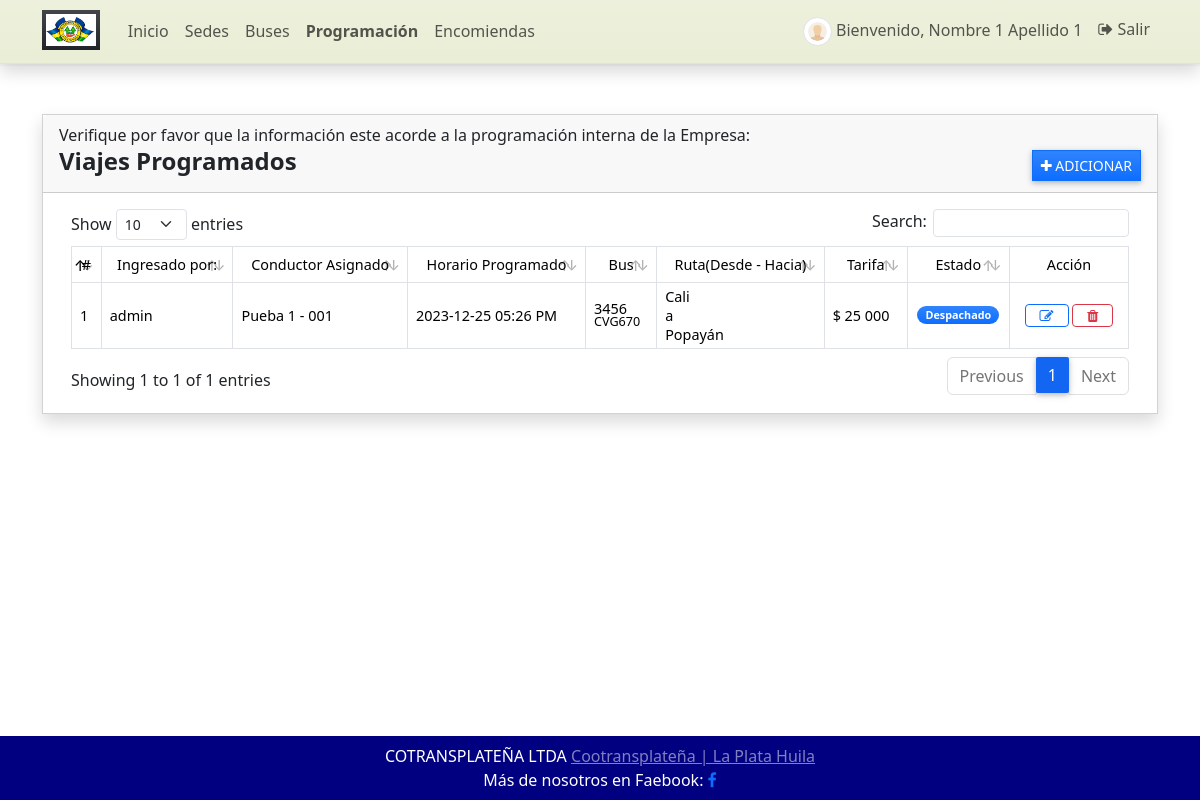
The app's page /programacion (signed in), older data.
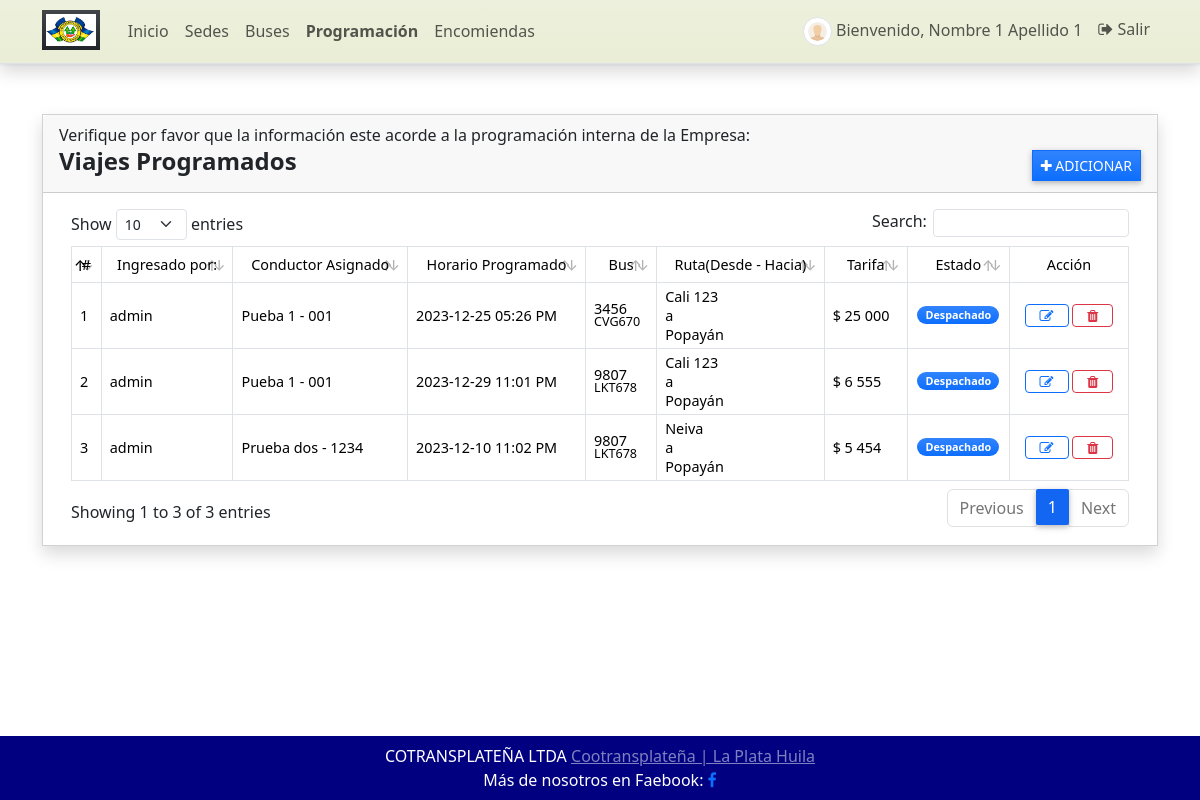
The same page, newer data.
### GestorApp/models.py (models this page shows, shortened)
class Programacion(models.Model):
    codigo = models.CharField(max_length=100)
    bus = models.ForeignKey(Bus, on_delete=models.CASCADE)
    conductor = models.ForeignKey(Conductor, on_delete=models.CASCADE)
    origen = models.ForeignKey(Sede, on_delete=models.CASCADE, related_name='origen')
    destino = models.ForeignKey(Sede, on_delete=models.CASCADE, related_name='destino')
    programacion = models.DateTimeField()
    precio = models.IntegerField(default=0, validators=[MinValueValidator(5000), MaxValueValidator(75000)])
    estado = models.CharField(max_length=2, choices=(('0','Cancelado'),('1','Despachado')), default=1)
    fecha_creado = models.DateTimeField(default=timezone.now)
    fecha_actualizado = models.DateTimeField(auto_now=True)
    class Meta:
        verbose_name_plural = 'Programación'

class Conductor(models.Model): #
    conductor = models.CharField(max_length=100)
    codigo = models.CharField(max_length=100)
    cedula = models.CharField(max_length=100)
    estado = models.CharField(max_length=2, choices=(('1', 'Activo'), ('2', 'Inactivo')), default=1)
    def __str__(self):
        return str(self.conductor + ' - ' + self.codigo)
    class Meta:
        verbose_name_plural = 'Conductores'

class Bus(models.Model):
    propietario = models.ForeignKey(Propietario, on_delete=models.CASCADE, blank=True, null=True)
    numero_bus = models.CharField(max_length=5)
    placa_bus = models.CharField(max_length=8)
    asientos = models.PositiveIntegerField(default=0, validators=[MinValueValidator(1), MaxValueValidator(50)])
    estado = models.CharField(max_length=2, choices=(('1', 'Activo'), ('2', 'Inactivo'), ), default=1)
    fecha_creado = models.DateTimeField(default=timezone.now)
    fecha_actualizado = models.DateTimeField(auto_now=True)
    class Meta:
        verbose_name_plural = 'Buses'

class Sede(models.Model):
    sede = models.CharField(max_length=250)
    tipo = models.CharField(max_length=2, choices=(('1','Terminal'),('2','Oficina'),('3','Paradero')), default='1')
    fecha_creado = models.DateTimeField(default=timezone.now)
    fecha_actualizado = models.DateTimeField(auto_now=True)
    def __str__(self):
        return self.sede

### GestorApp/views.py (the view)
# urls.py: path('programacion', views.programacion, name='programacion-pagina'),
@login_required
def programacion(request: HttpRequest):
    context['page_title'] = "Progamación"
    programaciones = Programacion.objects.all()
    context['programaciones'] = programaciones
    return render(request, 'programacion.html', context)

### GestorApp/forms.py
class ActualizarContrasena(PasswordChangeForm):
    old_password = forms.CharField(
        widget=forms.PasswordInput(attrs={'class': 'form-control form-control-sm rounded-0'}),
        label="Contraseña Anterior")
    new_password1 = forms.CharField(
        widget=forms.PasswordInput(attrs={'class': 'form-control form-control-sm rounded-0'}),
        label="Nueva Constraseña")
    new_password2 = forms.CharField(
        widget=forms.PasswordInput(attrs={'class': 'form-control form-control-sm rounded-0'}),
        label="Confirmar Nueva Contraseña")
    class Meta:
        model = User
        fields = ('old_password', 'new_password1', 'new_password2')

### GestorApp/templates/programacion.html (shortened to what the changed rows need)
{% extends 'base.html' %}
{% load customfilter %}
{% load humanize %}
{% block Contenido %}
<div class="col-lg-12 col-md-12 col-sm-12 col-xs-12">
    <div class="card card-default rounded-0 shadow ">
        <div class="card-body">
            <div class="container-fluid">
                <table class="table table-bordered" id="despacho-lista">
                    <thead>
                        <tr class="bg-gradient bg-primary bg-opacity-50 text-light">
                            <th class="px-2 py-2 text-center">#</th>
                            <th class="px-2 py-2 text-center">Ingresado por:</th>
                            <th class="px-2 py-2 text-center">Conductor Asignado</th>
                            <th class="px-2 py-2 text-center">Horario Programado</th>
                            <th class="px-2 py-2 text-center">Bus  </th>
                            <th class="px-2 py-2 text-center">Ruta(Desde - Hacia)</th>
                            <th class="px-2 py-2 text-center">Tarifa</th>
                            <th class="px-2 py-2 text-center">Estado</th>
                            <th class="px-2 py-2 text-center">Acción</th>
                        </tr>
                    </thead>
                    <tbody>
                        {% for programacion in programaciones %}
                        <tr>
                            <td class="px-2 py-3 align-middle">{{ forloop.counter }}</td>
                            <td class="px-2 py-1 align-middle">{{ user.username }}</td>
                            <td class="px-2 py-1 align-middle">{{ programacion.conductor }}</td>
                           <td class="px-2 py-1 align-middle">{{ programacion.programacion|date:"Y-m-d h:i A" }}</td>
                            <td class="px-2 py-1 align-middle">
                                <div class="lh-1">
                                    <div>{{ programacion.bus.numero_bus }}</div>
                                    <small>{{ programacion.bus.placa_bus }}</small>
                                </div>
                            </td>
                            <td class="px-2 py-1 align-center">
                                    <div class="text-align-center">{{ programacion.origen }}</div>
                                              a
                                    <div>{{ programacion.destino }}</div>
                            </td>
                            <td class="px-2 py-1 align-middle"> $ {{ programacion.precio|intcomma }}</td>
                            <td class="px-1 py-1 align-middle text-center">
                                    {% if programacion.estado == '1' %}
                                <span class="badge bg-primary bg-gradient rounded-pill px-2">Despachado</span> {% else %}
                                <span class="badge bg-danger bg-gradient rounded-pill px-2">Cancelado</span> {% endif %}
                            </td>
                            <td class="px-2 py-1 align-middle text-center">
                                <a class="btn btn-outline-primary btn-sm edit-data" href="javascript:void(0)" data-id="{{ programacion.pk }}" title="Editar">
                                    <i class="fa fa-edit"></i>
                                </a>
                                <button class="btn btn-outline-danger btn-sm delete-data" type="button" data-id="{{ programacion.pk }}" title="Eliminar">
                                    <i class="fa fa-trash"></i>
                                </button>
                            </td>
                        </tr>
                        {% endfor %}
                    </tbody>
                </table>
            </div>
        </div>
    </div>
</div>
{% endblock Contenido %}

### GestorApp/templates/barraNavegacion.html (shortened to what this page needs)
{% load static %}
<header>
    <nav class="navbar navbar-expand-lg navbar-cian bg-cian bg-gradient fixed-top shadow border-bottom navbar-custom">
        <div class="container">
            <a class="navbar-brand" target="_blank" href="{% url 'inicio' %}">
                <img src="{{ MEDIA_URL }}media/default/logo.png" height="16" alt="{{ MEDIA_URL }}" loading="lazy" class="bg-dark bg-gradient px-1 py-1" style="margin-top: -3px;" />
            </a>
            <div class="collapse navbar-collapse" id="navbar01">
                <ul class="navbar-nav me-auto mb-2 mb-lg-0" id="topNav">
                    <li class="nav-item">
                        <a class="nav-link" aria-current="page" href="{% url 'inicio' %}">Inicio</a>
                    </li>
                    {% if user.id %}
                    <li class="nav-item">
                        <a class="nav-link" aria-current="page" href="{% url 'sede-pagina' %}">Sedes</a>
                    </li>
                    <li class="nav-item">
                        <a class="nav-link" aria-current="page" href="{% url 'bus-pagina' %}">Buses</a>
                    </li>
                    <li class="nav-item">
                        <a class="nav-link" aria-current="page" href="{% url 'programacion-pagina' %}">Programación</a>
                    </li>
                      <li class="nav-item">
                        <a class="nav-link" aria-current="page" href="{% url 'encomienda-pagina' %}">Encomiendas</a>
                    </li>
                    {% endif %}
                </ul>
                <ul class="navbar-nav d-flex flex-row">
                    {% if user.id %} {% if user.profile.user_type == 1 %} {% endif %}
                    <li class="nav-item me-3 me-lg-0">
                        <a class="nav-link" href="{% url 'perfil' %}">
                            <span class="me-1"><img src="{{ MEDIA_URL }}media/default/default-avatar.png" alt="User Avatar" id="user-avatar" class="img-thumbnail rounded-circle"></span>Bienvenido, {{ user.first_name }} {{user.last_name}}
                        </a>
                    </li>
                    <li class="nav-item me-3 me-lg-0">
                        <a class="nav-link" href="{% url 'logout' %}"><i class="fa fa-sign-out">  </i> Salir</a>
                    </li>
                    {% else %}
                    <li class="nav-item me-3 me-lg-0">
                        <a class="nav-link" href="{% url 'login' %}"><i class="fa fa-user" aria-hidden="true"> </i> Logeo </a>
                    </li>
                    {% endif %}
                </ul>
            </div>
        </div>
    </nav>
    </header>

Row changes from the older to the newer data that the page shows:
changed through a linked row, Programacion "2023-12-25 05:26 PM": origen "Cali" → "Cali 123"
added Programacion: {{ user.username }} "admin", conductor "Pueba 1 - 001", programacion "2023-12-29 11:01 PM", bus.numero_bus "9807", bus.placa_bus "LKT678", origen "Cali 123", destino "Popayán", precio "6 555", estado "Despachado"
added Programacion: {{ user.username }} "admin", conductor "Prueba dos - 1234", programacion "2023-12-10 11:02 PM", bus.numero_bus "9807", bus.placa_bus "LKT678", origen "Neiva", destino "Popayán", precio "5 454", estado "Despachado"
Text that changed along with them:
text written by a page script: "Show entries Search: Showing 1 to 1 of 1 entries Previous 1 Next" → "Show entries Search: Showing 1 to 3 of 3 entries Previous 1 Next"
